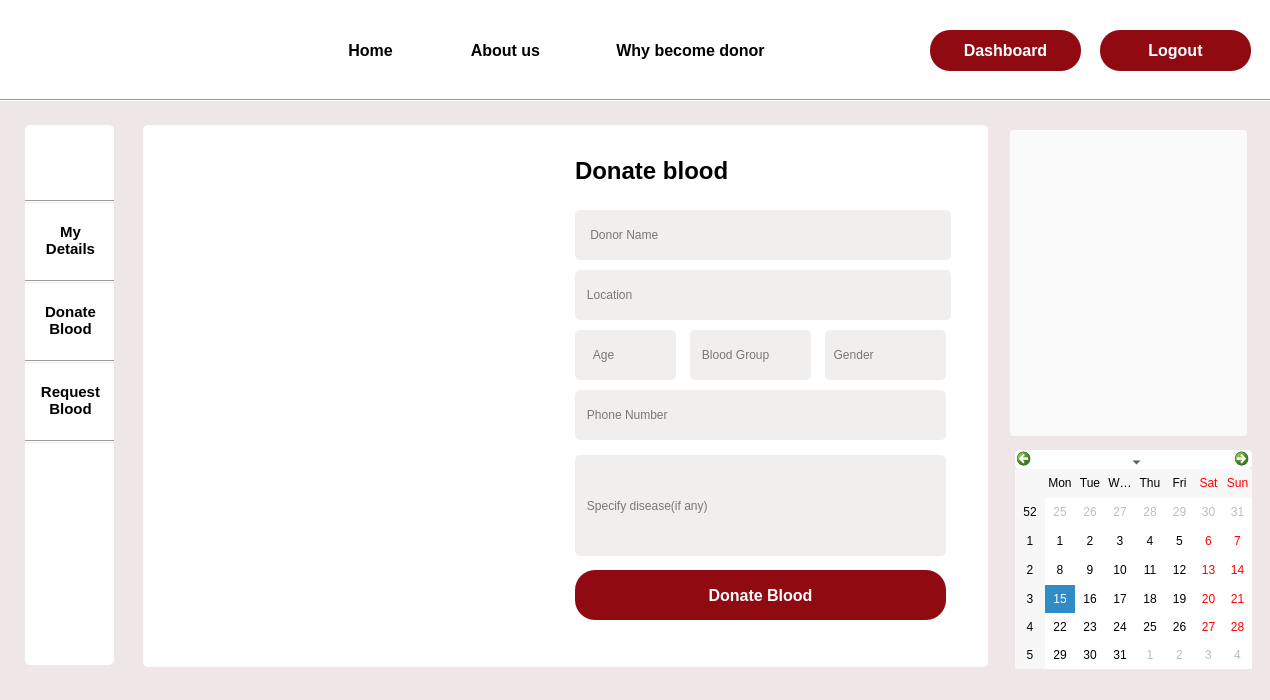
<?xml version="1.0" encoding="UTF-8"?>
<ui version="4.0">
 <class>donate_blood</class>
 <widget class="QDialog" name="donate_blood">
  <property name="geometry">
   <rect>
    <x>0</x>
    <y>0</y>
    <width>1270</width>
    <height>700</height>
   </rect>
  </property>
  <property name="windowTitle">
   <string>Dialog</string>
  </property>
  <property name="styleSheet">
   <string notr="true">background-color: #EFE6E7</string>
  </property>
  <widget class="QLabel" name="label_7">
   <property name="geometry">
    <rect>
     <x>40</x>
     <y>0</y>
     <width>81</width>
     <height>91</height>
    </rect>
   </property>
   <property name="styleSheet">
    <string notr="true">background-color:rgb(255, 255, 255);
border-image: url(:/img/Images/logo1.png);</string>
   </property>
   <property name="text">
    <string/>
   </property>
  </widget>
  <widget class="QPushButton" name="home">
   <property name="geometry">
    <rect>
     <x>300</x>
     <y>30</y>
     <width>141</width>
     <height>41</height>
    </rect>
   </property>
   <property name="font">
    <font>
     <pointsize>12</pointsize>
     <bold>true</bold>
    </font>
   </property>
   <property name="cursor">
    <cursorShape>PointingHandCursor</cursorShape>
   </property>
   <property name="styleSheet">
    <string notr="true">#home

{
 background-color:rgb(255, 255, 255);
border-radius:0.5px;
}

#home::hover
{border-bottom :3px solid rgb(144, 10, 18);
color: rgb(144, 10, 18);
}</string>
   </property>
   <property name="text">
    <string>Home</string>
   </property>
  </widget>
  <widget class="QPushButton" name="about">
   <property name="geometry">
    <rect>
     <x>430</x>
     <y>30</y>
     <width>151</width>
     <height>41</height>
    </rect>
   </property>
   <property name="font">
    <font>
     <pointsize>12</pointsize>
     <bold>true</bold>
    </font>
   </property>
   <property name="cursor">
    <cursorShape>PointingHandCursor</cursorShape>
   </property>
   <property name="styleSheet">
    <string notr="true">#about

{
 background-color:rgb(255, 255, 255);
border-radius:0.5px;
}

#about::hover
{border-bottom :3px solid rgb(144, 10, 18);
color: rgb(144, 10, 18);
}</string>
   </property>
   <property name="text">
    <string>About us</string>
   </property>
  </widget>
  <widget class="QPushButton" name="why">
   <property name="geometry">
    <rect>
     <x>580</x>
     <y>30</y>
     <width>221</width>
     <height>41</height>
    </rect>
   </property>
   <property name="font">
    <font>
     <pointsize>12</pointsize>
     <bold>true</bold>
    </font>
   </property>
   <property name="cursor">
    <cursorShape>PointingHandCursor</cursorShape>
   </property>
   <property name="styleSheet">
    <string notr="true">#why

{
 background-color:rgb(255, 255, 255);
border-radius:0.5px;
}

#why::hover
{border-bottom :3px solid rgb(144, 10, 18);
color: rgb(144, 10, 18);
}</string>
   </property>
   <property name="text">
    <string>Why become donor</string>
   </property>
  </widget>
  <widget class="QPushButton" name="login">
   <property name="geometry">
    <rect>
     <x>930</x>
     <y>30</y>
     <width>151</width>
     <height>41</height>
    </rect>
   </property>
   <property name="font">
    <font>
     <pointsize>12</pointsize>
     <bold>true</bold>
    </font>
   </property>
   <property name="cursor">
    <cursorShape>PointingHandCursor</cursorShape>
   </property>
   <property name="styleSheet">
    <string notr="true">#login
{
 background-color:rgb(144, 10, 18);
border-radius:20px;
color:rgb(255, 255, 255)
}

#login::hover
{
background-color:white;
	color: rgb(144, 10, 18);
}</string>
   </property>
   <property name="text">
    <string>Dashboard</string>
   </property>
  </widget>
  <widget class="Line" name="line">
   <property name="geometry">
    <rect>
     <x>0</x>
     <y>99</y>
     <width>1280</width>
     <height>3</height>
    </rect>
   </property>
   <property name="orientation">
    <enum>Qt::Horizontal</enum>
   </property>
  </widget>
  <widget class="QLabel" name="label">
   <property name="geometry">
    <rect>
     <x>0</x>
     <y>0</y>
     <width>1280</width>
     <height>99</height>
    </rect>
   </property>
   <property name="styleSheet">
    <string notr="true">background-color: rgb(255, 255, 255);</string>
   </property>
   <property name="text">
    <string/>
   </property>
  </widget>
  <widget class="Line" name="line_4">
   <property name="geometry">
    <rect>
     <x>25</x>
     <y>435</y>
     <width>89</width>
     <height>3</height>
    </rect>
   </property>
   <property name="orientation">
    <enum>Qt::Horizontal</enum>
   </property>
  </widget>
  <widget class="QLabel" name="label_2">
   <property name="geometry">
    <rect>
     <x>25</x>
     <y>125</y>
     <width>89</width>
     <height>540</height>
    </rect>
   </property>
   <property name="styleSheet">
    <string notr="true">background-color: rgb(255, 255, 255);
border-radius:5px;</string>
   </property>
   <property name="text">
    <string/>
   </property>
  </widget>
  <widget class="QLabel" name="label_5">
   <property name="geometry">
    <rect>
     <x>40</x>
     <y>130</y>
     <width>63</width>
     <height>61</height>
    </rect>
   </property>
   <property name="cursor">
    <cursorShape>PointingHandCursor</cursorShape>
   </property>
   <property name="styleSheet">
    <string notr="true">background-color: rgb(255, 255, 255);
border-image: url(:/img/Images/Profile.png);</string>
   </property>
   <property name="text">
    <string/>
   </property>
  </widget>
  <widget class="Line" name="line_3">
   <property name="geometry">
    <rect>
     <x>25</x>
     <y>360</y>
     <width>89</width>
     <height>3</height>
    </rect>
   </property>
   <property name="orientation">
    <enum>Qt::Horizontal</enum>
   </property>
  </widget>
  <widget class="QPushButton" name="my_details_3">
   <property name="geometry">
    <rect>
     <x>30</x>
     <y>370</y>
     <width>81</width>
     <height>61</height>
    </rect>
   </property>
   <property name="font">
    <font>
     <pointsize>11</pointsize>
     <bold>true</bold>
    </font>
   </property>
   <property name="cursor">
    <cursorShape>PointingHandCursor</cursorShape>
   </property>
   <property name="styleSheet">
    <string notr="true">*{
 background-color:rgb(255, 255, 255);
border-radius:5px;}
#my_details_3::hover
{

	color: rgb(144, 10, 18);
}
</string>
   </property>
   <property name="text">
    <string>Request
Blood</string>
   </property>
  </widget>
  <widget class="QPushButton" name="my_details">
   <property name="geometry">
    <rect>
     <x>30</x>
     <y>210</y>
     <width>81</width>
     <height>61</height>
    </rect>
   </property>
   <property name="font">
    <font>
     <pointsize>11</pointsize>
     <bold>true</bold>
    </font>
   </property>
   <property name="cursor">
    <cursorShape>PointingHandCursor</cursorShape>
   </property>
   <property name="styleSheet">
    <string notr="true">#my_details
{
 background-color:rgb(255, 255, 255);
border-radius:5px;
}

#my_details::hover
{

	color: rgb(144, 10, 18);
}</string>
   </property>
   <property name="text">
    <string>My
Details</string>
   </property>
  </widget>
  <widget class="Line" name="line_2">
   <property name="geometry">
    <rect>
     <x>25</x>
     <y>280</y>
     <width>89</width>
     <height>3</height>
    </rect>
   </property>
   <property name="orientation">
    <enum>Qt::Horizontal</enum>
   </property>
  </widget>
  <widget class="Line" name="line_5">
   <property name="geometry">
    <rect>
     <x>25</x>
     <y>200</y>
     <width>89</width>
     <height>3</height>
    </rect>
   </property>
   <property name="orientation">
    <enum>Qt::Horizontal</enum>
   </property>
  </widget>
  <widget class="QPushButton" name="my_details_2">
   <property name="geometry">
    <rect>
     <x>30</x>
     <y>290</y>
     <width>81</width>
     <height>61</height>
    </rect>
   </property>
   <property name="font">
    <font>
     <pointsize>11</pointsize>
     <bold>true</bold>
    </font>
   </property>
   <property name="cursor">
    <cursorShape>PointingHandCursor</cursorShape>
   </property>
   <property name="styleSheet">
    <string notr="true">*{
 background-color:rgb(255, 255, 255);
border-radius:5px;}

#my_details_2::hover
{

	color: rgb(144, 10, 18);
}
</string>
   </property>
   <property name="text">
    <string>Donate
Blood</string>
   </property>
  </widget>
  <widget class="Line" name="line_6">
   <property name="geometry">
    <rect>
     <x>25</x>
     <y>440</y>
     <width>89</width>
     <height>3</height>
    </rect>
   </property>
   <property name="orientation">
    <enum>Qt::Horizontal</enum>
   </property>
  </widget>
  <widget class="QLabel" name="label_4">
   <property name="geometry">
    <rect>
     <x>165</x>
     <y>140</y>
     <width>403</width>
     <height>502</height>
    </rect>
   </property>
   <property name="styleSheet">
    <string notr="true">background-color: rgb(255, 255, 255);
border-image: url(:/Images/request_blood.jpg);
</string>
   </property>
   <property name="text">
    <string/>
   </property>
  </widget>
  <widget class="QLineEdit" name="lineEdit_4">
   <property name="geometry">
    <rect>
     <x>575</x>
     <y>450</y>
     <width>371</width>
     <height>101</height>
    </rect>
   </property>
   <property name="styleSheet">
    <string notr="true">*
{
border-radius:5px;
background-color:#F1EEEE;
}</string>
   </property>
   <property name="text">
    <string>   More detail about case</string>
   </property>
  </widget>
  <widget class="QPushButton" name="register_2">
   <property name="geometry">
    <rect>
     <x>575</x>
     <y>560</y>
     <width>371</width>
     <height>50</height>
    </rect>
   </property>
   <property name="font">
    <font>
     <pointsize>12</pointsize>
     <bold>true</bold>
    </font>
   </property>
   <property name="styleSheet">
    <string notr="true">#register_2
{
background-color:#F25019;
border-radius:5px;
}</string>
   </property>
   <property name="text">
    <string>Request Blood</string>
   </property>
  </widget>
  <widget class="QLineEdit" name="lineEdit_5">
   <property name="geometry">
    <rect>
     <x>685</x>
     <y>330</y>
     <width>121</width>
     <height>50</height>
    </rect>
   </property>
   <property name="styleSheet">
    <string notr="true">*
{
border-radius:5px;
background-color:#F1EEEE;

}</string>
   </property>
   <property name="text">
    <string>   Blood Group</string>
   </property>
  </widget>
  <widget class="QLabel" name="label_3">
   <property name="geometry">
    <rect>
     <x>143</x>
     <y>125</y>
     <width>845</width>
     <height>542</height>
    </rect>
   </property>
   <property name="styleSheet">
    <string notr="true">background-color: rgb(255, 255, 255);
border-radius:5px;</string>
   </property>
   <property name="text">
    <string/>
   </property>
  </widget>
  <widget class="QLineEdit" name="gender">
   <property name="geometry">
    <rect>
     <x>825</x>
     <y>330</y>
     <width>121</width>
     <height>50</height>
    </rect>
   </property>
   <property name="styleSheet">
    <string notr="true">*
{
border-radius:5px;
background-color:#F1EEEE;
}</string>
   </property>
   <property name="text">
    <string/>
   </property>
   <property name="placeholderText">
    <string>  Gender</string>
   </property>
  </widget>
  <widget class="QLabel" name="label_15">
   <property name="geometry">
    <rect>
     <x>575</x>
     <y>150</y>
     <width>231</width>
     <height>41</height>
    </rect>
   </property>
   <property name="font">
    <font>
     <pointsize>18</pointsize>
     <bold>true</bold>
    </font>
   </property>
   <property name="styleSheet">
    <string notr="true">background-color: rgb(255, 255, 255);</string>
   </property>
   <property name="text">
    <string>Donate blood</string>
   </property>
  </widget>
  <widget class="QCalendarWidget" name="calendarWidget">
   <property name="geometry">
    <rect>
     <x>1015</x>
     <y>450</y>
     <width>237</width>
     <height>219</height>
    </rect>
   </property>
   <property name="cursor">
    <cursorShape>PointingHandCursor</cursorShape>
   </property>
   <property name="styleSheet">
    <string notr="true">background-color: rgb(255, 255, 255);
font: 9pt &quot;Segoe UI&quot;;
border-radius:5px;</string>
   </property>
  </widget>
  <widget class="QLineEdit" name="phone_number">
   <property name="geometry">
    <rect>
     <x>575</x>
     <y>390</y>
     <width>371</width>
     <height>50</height>
    </rect>
   </property>
   <property name="styleSheet">
    <string notr="true">*
{
border-radius:5px;
background-color:#F1EEEE;
}</string>
   </property>
   <property name="text">
    <string/>
   </property>
   <property name="placeholderText">
    <string>   Phone Number</string>
   </property>
  </widget>
  <widget class="QLineEdit" name="name">
   <property name="geometry">
    <rect>
     <x>575</x>
     <y>210</y>
     <width>376</width>
     <height>50</height>
    </rect>
   </property>
   <property name="styleSheet">
    <string notr="true">*
{
border-radius:5px;
background-color:#F1EEEE;
}</string>
   </property>
   <property name="text">
    <string/>
   </property>
   <property name="placeholderText">
    <string>    Donor Name</string>
   </property>
  </widget>
  <widget class="QLineEdit" name="age">
   <property name="geometry">
    <rect>
     <x>575</x>
     <y>330</y>
     <width>101</width>
     <height>50</height>
    </rect>
   </property>
   <property name="styleSheet">
    <string notr="true">*
{
border-radius:5px;
background-color:#F1EEEE;
}</string>
   </property>
   <property name="text">
    <string/>
   </property>
   <property name="placeholderText">
    <string>     Age  </string>
   </property>
  </widget>
  <widget class="QLineEdit" name="location">
   <property name="geometry">
    <rect>
     <x>575</x>
     <y>270</y>
     <width>376</width>
     <height>50</height>
    </rect>
   </property>
   <property name="styleSheet">
    <string notr="true">*
{
border-radius:5px;
background-color:#F1EEEE;
}</string>
   </property>
   <property name="text">
    <string/>
   </property>
   <property name="placeholderText">
    <string>   Location</string>
   </property>
  </widget>
  <widget class="QLabel" name="label_8">
   <property name="geometry">
    <rect>
     <x>160</x>
     <y>140</y>
     <width>403</width>
     <height>502</height>
    </rect>
   </property>
   <property name="styleSheet">
    <string notr="true">background-color: rgb(255, 255, 255);
background-image: url(:/Images/donate_blood.jpg);
</string>
   </property>
   <property name="text">
    <string/>
   </property>
  </widget>
  <widget class="QLineEdit" name="disease">
   <property name="geometry">
    <rect>
     <x>575</x>
     <y>455</y>
     <width>371</width>
     <height>101</height>
    </rect>
   </property>
   <property name="styleSheet">
    <string notr="true">*
{
border-radius:5px;
background-color:#F1EEEE;
}</string>
   </property>
   <property name="text">
    <string/>
   </property>
   <property name="placeholderText">
    <string>   Specify disease(if any)</string>
   </property>
  </widget>
  <widget class="QLineEdit" name="blood_group">
   <property name="geometry">
    <rect>
     <x>690</x>
     <y>330</y>
     <width>121</width>
     <height>50</height>
    </rect>
   </property>
   <property name="styleSheet">
    <string notr="true">*
{
border-radius:5px;
background-color:#F1EEEE;

}</string>
   </property>
   <property name="text">
    <string/>
   </property>
   <property name="placeholderText">
    <string>   Blood Group</string>
   </property>
  </widget>
  <widget class="QPushButton" name="donate">
   <property name="geometry">
    <rect>
     <x>575</x>
     <y>570</y>
     <width>371</width>
     <height>50</height>
    </rect>
   </property>
   <property name="font">
    <font>
     <pointsize>12</pointsize>
     <bold>true</bold>
    </font>
   </property>
   <property name="cursor">
    <cursorShape>PointingHandCursor</cursorShape>
   </property>
   <property name="styleSheet">
    <string notr="true">#donate

{
background-color:rgb(144, 10, 18);
border-radius:20px;
	color: rgb(255, 255, 255);
}

#donate::hover
{
background-color:white;
	color: rgb(144, 10, 18);
}</string>
   </property>
   <property name="text">
    <string>Donate Blood</string>
   </property>
  </widget>
  <widget class="QPushButton" name="login_2">
   <property name="geometry">
    <rect>
     <x>1100</x>
     <y>30</y>
     <width>151</width>
     <height>41</height>
    </rect>
   </property>
   <property name="font">
    <font>
     <pointsize>12</pointsize>
     <bold>true</bold>
    </font>
   </property>
   <property name="cursor">
    <cursorShape>PointingHandCursor</cursorShape>
   </property>
   <property name="styleSheet">
    <string notr="true">#login_2
{
 background-color:rgb(144, 10, 18);
border-radius:20px;
	color: rgb(255, 255, 255);
}

#login_2::hover
{
background-color:white;
	color: rgb(144, 10, 18);
}</string>
   </property>
   <property name="text">
    <string>Logout</string>
   </property>
  </widget>
  <widget class="QPushButton" name="pushButton_4">
   <property name="geometry">
    <rect>
     <x>1010</x>
     <y>130</y>
     <width>237</width>
     <height>306</height>
    </rect>
   </property>
   <property name="styleSheet">
    <string notr="true">background-color: rgb(250, 250, 250);
border-radius:3px;
</string>
   </property>
   <property name="text">
    <string/>
   </property>
   <property name="icon">
    <iconset resource="Resources.qrc">
     <normaloff>:/Images/donor_day.JPG</normaloff>:/Images/donor_day.JPG</iconset>
   </property>
   <property name="iconSize">
    <size>
     <width>250</width>
     <height>400</height>
    </size>
   </property>
  </widget>
  <zorder>label</zorder>
  <zorder>label_7</zorder>
  <zorder>home</zorder>
  <zorder>about</zorder>
  <zorder>why</zorder>
  <zorder>login</zorder>
  <zorder>line</zorder>
  <zorder>line_4</zorder>
  <zorder>label_2</zorder>
  <zorder>label_5</zorder>
  <zorder>line_3</zorder>
  <zorder>my_details_3</zorder>
  <zorder>my_details</zorder>
  <zorder>line_2</zorder>
  <zorder>line_5</zorder>
  <zorder>my_details_2</zorder>
  <zorder>line_6</zorder>
  <zorder>label_4</zorder>
  <zorder>lineEdit_4</zorder>
  <zorder>register_2</zorder>
  <zorder>lineEdit_5</zorder>
  <zorder>label_3</zorder>
  <zorder>gender</zorder>
  <zorder>label_15</zorder>
  <zorder>calendarWidget</zorder>
  <zorder>phone_number</zorder>
  <zorder>name</zorder>
  <zorder>age</zorder>
  <zorder>location</zorder>
  <zorder>label_8</zorder>
  <zorder>disease</zorder>
  <zorder>blood_group</zorder>
  <zorder>donate</zorder>
  <zorder>login_2</zorder>
  <zorder>pushButton_4</zorder>
 </widget>
 <resources>
  <include location="Resources.qrc"/>
 </resources>
 <connections/>
</ui>
